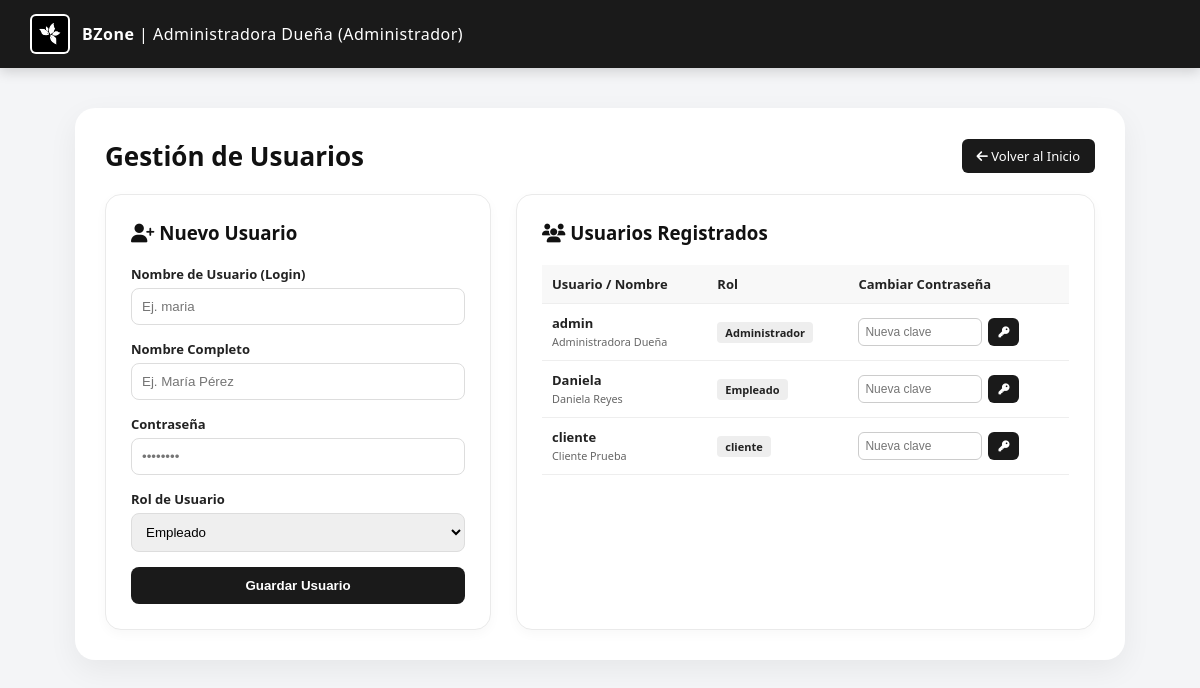
Screenshot of /Control_Beauty/usuarios.php (signed in) with the database file from the repository.
### tables this page shows
CREATE TABLE IF NOT EXISTS `usuarios` (
  `id` int(11) NOT NULL AUTO_INCREMENT,
  `nombre` varchar(100) NOT NULL,
  `usuario` varchar(50) NOT NULL,
  `password` varchar(255) NOT NULL,
  `rol` varchar(30) NOT NULL DEFAULT 'cliente',
  `ultimo_acceso` datetime DEFAULT NULL,
  PRIMARY KEY (`id`),
  UNIQUE KEY `usuario` (`usuario`)
);

### Control_Beauty/usuarios.php (the view, shortened to what this page needs)
<?php
include('conexion.php');
$usuarios_res = $conexion->query("SELECT id, usuario, nombre, rol, ultimo_acceso FROM usuarios");
?>
<!DOCTYPE html>
<html lang="es">
<head>
    <link rel="stylesheet" href="https://cdnjs.cloudflare.com/ajax/libs/font-awesome/6.4.0/css/all.min.css">
    <link rel="stylesheet" href="estilos.css?v=3.0">
</head>
<body>
    <header>
        <div class="header-brand">
            <img src="Logo.png" alt="BZone Logo" onerror="this.style.display='none'">
            <span><strong>BZone</strong> | <?php echo htmlspecialchars($_SESSION['nombre'], ENT_QUOTES, 'UTF-8'); ?> (<?php echo htmlspecialchars($_SESSION['rol'], ENT_QUOTES, 'UTF-8'); ?>)</span>
        </div>
    </header>
    <div class="main-wrapper" style="max-width: 1050px;">
        <div class="watermark-bg">BZone</div>
        <div class="dashboard-card" style="padding: 30px;">
            <div style="display: flex; justify-content: space-between; align-items: center; margin-bottom: 20px;">
                <h2 style="margin: 0;">Gestión de Usuarios</h2>
                <a href="dashboard.php" class="btn-sm" style="text-decoration: none; padding: 8px 15px; font-size: 13px;"><i class="fa-solid fa-arrow-left"></i> Volver al Inicio</a>
            </div>
            <div class="users-grid">
                <div class="form-card">
                    <h3><i class="fa-solid fa-user-plus"></i> Nuevo Usuario</h3>
                    <form method="POST" action="">
                        <div class="form-group">
                            <label>Nombre de Usuario (Login)</label>
                            <input type="text" name="usuario" placeholder="Ej. maria" required autocomplete="off">
                        </div>
                        <div class="form-group">
                            <label>Nombre Completo</label>
                            <input type="text" name="nombre" placeholder="Ej. María Pérez" required>
                        </div>
                        <div class="form-group">
                            <label>Contraseña</label>
                            <input type="password" name="password" placeholder="••••••••" required>
                        </div>
                        <div class="form-group">
                            <label>Rol de Usuario</label>
                            <select name="rol" required>
                                <option value="Empleado">Empleado</option>
                            </select>
                        </div>
                        <button type="submit" class="btn-submit">Guardar Usuario</button>
                    </form>
                </div>
                <div class="table-card">
                    <h3><i class="fa-solid fa-users"></i> Usuarios Registrados</h3>
                    <table>
                        <thead>
                            <tr>
                                <th>Usuario / Nombre</th>
                                <th>Rol</th>
                                <th>Cambiar Contraseña</th>
                            </tr>
                        </thead>
                        <tbody>
                            <?php if ($usuarios_res && $usuarios_res->num_rows > 0): ?>
                                <?php while($u = $usuarios_res->fetch_assoc()): ?>
                                    <tr>
                                        <td>
                                            <strong><?php echo htmlspecialchars($u['usuario'], ENT_QUOTES, 'UTF-8'); ?></strong><br>
                                            <small style="color: #666;"><?php echo htmlspecialchars($u['nombre'], ENT_QUOTES, 'UTF-8'); ?></small>
                                        </td>
                                        <td><span style="font-size: 11px; padding: 3px 8px; background: #eee; border-radius: 4px; font-weight: 600;"><?php echo htmlspecialchars($u['rol'], ENT_QUOTES, 'UTF-8'); ?></span></td>
                                        <td>
                                            <form method="POST" action="" class="inline-form">
                                                <input type="password" name="nueva_password" placeholder="Nueva clave" required>
                                                <button type="submit" class="btn-sm" title="Actualizar Clave"><i class="fa-solid fa-key"></i></button>
                                            </form>
                                        </td>
                                    </tr>
                                <?php endwhile; ?>
                            <?php else: ?>
                                <tr><td colspan="3">No se encontraron usuarios.</td></tr>
                            <?php endif; ?>
                        </tbody>
                    </table>
                </div>
            </div>
        </div>
    </div>
</body>
</html>

### Control_Beauty/estilos.css (style rules this page uses)
:root { --color-fondo: #f4f5f7; --color-primario: #1a1a1a; --color-acento: #d81b60; --color-tarjeta: #ffffff; --color-texto: #222222; --color-exito-bg: #e8f5e9; --color-exito-texto: #2e7d32; --color-error-bg: #ffebee; --color-error-texto: #c62828; }
body { font-family: 'Segoe UI', system-ui, -apple-system, sans-serif; background-color: var(--color-fondo); color: var(--color-texto); margin: 0; padding: 0; min-height: 100vh; }
header { background-color: var(--color-primario); color: white; padding: 14px 30px; display: flex; justify-content: space-between; align-items: center; box-shadow: 0 4px 12px rgba(0,0,0,0.15); }
.header-brand { display: flex; align-items: center; gap: 12px; }
.header-brand img { height: 36px; width: auto; background: #ffffff; padding: 2px; border-radius: 6px; }
.header-brand span { font-size: 16px; font-weight: 500; letter-spacing: 0.5px; }
.main-wrapper { position: relative; max-width: 900px; margin: 40px auto; padding: 0 20px; }
.watermark-bg { position: absolute; top: 50%; left: 50%; transform: translate(-50%, -50%); font-size: 130px; font-weight: 900; color: rgba(0, 0, 0, 0.03); user-select: none; pointer-events: none; letter-spacing: 12px; z-index: 0; }
.dashboard-card { position: relative; z-index: 1; background: var(--color-tarjeta); border-radius: 20px; padding: 40px; box-shadow: 0 10px 30px rgba(0,0,0,0.06); text-align: center; }
.dashboard-card h2 { margin: 0 0 25px 0; font-size: 26px; color: #111; font-weight: 700; }

### Control_Beauty/usuarios.php (style rules this page uses)
.users-grid { display: grid; grid-template-columns: 1fr 1.5fr; gap: 25px; margin-top: 20px; text-align: left; }
.form-card, .table-card { background: #ffffff; padding: 25px; border-radius: 16px; border: 1px solid #eaeaea; box-shadow: 0 4px 12px rgba(0,0,0,0.03); }
.form-card h3, .table-card h3 { margin-top: 0; margin-bottom: 20px; color: #111; }
.form-group { margin-bottom: 15px; }
.form-group label { display: block; font-size: 13px; font-weight: 600; margin-bottom: 5px; }
.form-group input, .form-group select { width: 100%; padding: 10px; border: 1px solid #ddd; border-radius: 8px; box-sizing: border-box; }
.btn-submit { background: #1a1a1a; color: white; border: none; padding: 11px 18px; border-radius: 8px; font-weight: bold; cursor: pointer; width: 100%; }
table { width: 100%; border-collapse: collapse; }
th, td { padding: 10px; font-size: 13px; border-bottom: 1px solid #eee; }
th { background: #f8f8f8; text-align: left; }
.inline-form { display: flex; gap: 6px; }
.inline-form input { padding: 6px; font-size: 12px; border: 1px solid #ccc; border-radius: 6px; width: 110px; }
.btn-sm { padding: 6px 10px; background: #1a1a1a; color: white; border: none; border-radius: 6px; font-size: 11px; cursor: pointer; }

### rows the page displays
usuarios: usuario "admin", nombre "Administradora Dueña", rol "Administrador"
usuarios: usuario "Daniela", nombre "Daniela Reyes", rol "Empleado"
usuarios: usuario "cliente", nombre "Cliente Prueba", rol "cliente"

### other values shown
$_SESSION['nombre'] "Administradora Dueña"
$_SESSION['rol'] "Administrador"
